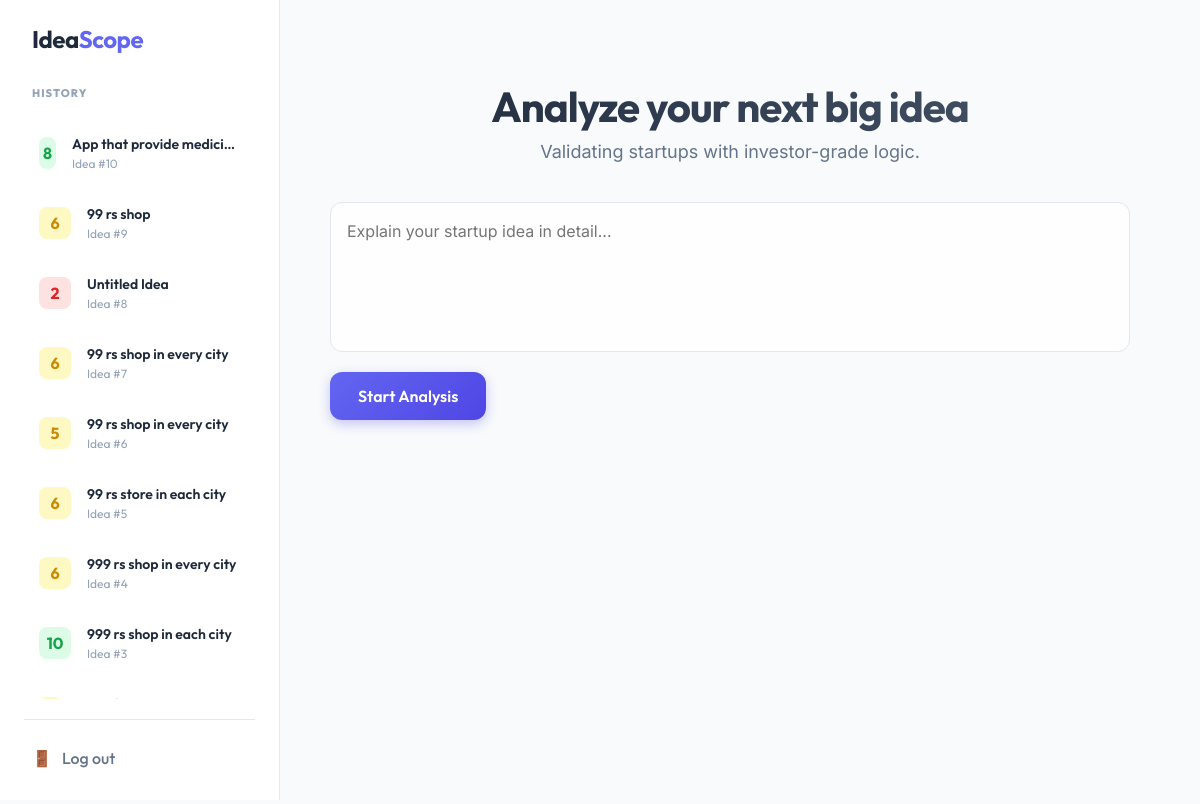
The page /dashboard (signed in) on the database its author committed.
### models.py (models this page shows)
class Idea(db.Model):
    id = db.Column(db.Integer, primary_key=True)
    title = db.Column(db.String(200))
    content = db.Column(db.Text)
    analysis = db.Column(db.Text)
    score = db.Column(db.Integer)
    user_id = db.Column(db.Integer, db.ForeignKey("user.id"))

### app.py (the view)
@app.route("/dashboard")
@login_required
def dashboard():
    history = Idea.query.filter_by(user_id=current_user.id).order_by(Idea.id.desc()).all()
    return render_template("index.html", history=history)

### app.py (called while the page is built)
@login_manager.user_loader
def load_user(user_id):
    return db.session.get(User, int(user_id))

### templates/index.html (shortened to what this page needs)
<!DOCTYPE html>
<html>
<head>
    <link rel="stylesheet" href="/static/style.css">
</head>
<body>
    <div class="dashboard-layout">
        <div class="sidebar">
            <div class="sidebar-header">
                <div class="brand">Idea<span class="accent">Scope</span></div>
            </div>
            <div class="history-label">HISTORY</div>
            <div class="history-list">
                {% for item in history %}
                <div class="history-item" onclick="loadHistory('{{ item.id }}')">
                    <div
                        class="history-score {% if item.score is not none and item.score >= 8 %}score-high{% elif item.score is not none and item.score >= 5 %}score-mid{% else %}score-low{% endif %}">
                        {{ item.score if item.score is not none else '?' }}
                    </div>
                    <div class="history-info">
                        <div class="history-title">{{ item.title or 'Untitled Idea' }}</div>
                        <div class="history-date">Idea #{{ item.id }}</div>
                    </div>
                </div>
                {% else %}
                <div style="padding: 20px; color: #94a3b8; font-size: 14px; text-align: center;">No history yet.</div>
                {% endfor %}
            </div>
            <div class="sidebar-footer">
                <a href="/logout" class="logout-btn">
                    <span>🚪</span> Log out
                </a>
            </div>
        </div>
        <div class="app main-content">
            <h1>Analyze your next big idea</h1>
            <p class="sub">Validating startups with investor-grade logic.</p>
            <div id="panel">
                <textarea id="idea" placeholder="Explain your startup idea in detail..."></textarea>
                <button id="startBtn" onclick="start()"><span>Start Analysis</span></button>
            </div>
        </div>
    </div>
</body>
</html>

### static/style.css (style rules this page uses)
:root { --primary: #6366f1; --primary-dark: #4f46e5; --primary-light: #818cf8; --accent: #ec4899; --bg-dark: #0f172a; --bg-card: rgba(255, 255, 255, 0.8); --text-main: #1e293b; --text-muted: #64748b; --glass-border: rgba(255, 255, 255, 0.5); --glass-shadow: 0 8px 32px 0 rgba(31, 38, 135, 0.07); }
* { box-sizing: border-box; font-family: 'Outfit', sans-serif; }
body, p, input, textarea { font-family: 'Inter', sans-serif; }
body::before { content: ""; position: fixed; inset: 0; background: radial-gradient(circle at 15% 50%, rgba(99, 102, 241, 0.15), transparent 25%), radial-gradient(circle at 85% 30%, rgba(236, 72, 153, 0.15), transparent 25%); z-index: -1; pointer-events: none; }
body { margin: 0; background: #f8fafc; color: var(--text-main); }
h1, h2, h3, h4, h5, h6 { margin: 0; font-weight: 700; color: var(--text-main); }
a { text-decoration: none; color: var(--primary); transition: color 0.2s; }
.dashboard-layout { min-height: 100vh; display: flex; flex-direction: row; background: #f8fafc; overflow: hidden; padding: 0; }
.sidebar { width: 280px; background: white; border-right: 1px solid #e2e8f0; display: flex; flex-direction: column; height: 100vh; padding: 24px; flex-shrink: 0; }
.sidebar-header { margin-bottom: 32px; padding-left: 8px; }
.brand { font-size: 24px; font-weight: 700; letter-spacing: -0.5px; color: var(--text-main); }
.brand .accent { color: var(--primary); }
.history-label { font-size: 11px; font-weight: 800; color: #94a3b8; letter-spacing: 0.1em; margin-bottom: 20px; text-transform: uppercase; padding-left: 8px; }
.history-list { flex: 1; overflow-y: auto; margin-right: -10px; padding-right: 10px; }
.history-item { display: flex; align-items: center; gap: 16px; padding: 14px; border-radius: 12px; cursor: pointer; transition: all 0.2s; border: 1px solid transparent; margin-bottom: 4px; }
.history-score { font-weight: 700; font-size: 16px; width: 32px; height: 32px; display: flex; align-items: center; justify-content: center; border-radius: 8px; background: #f1f5f9; }
.score-high { color: #16a34a; background: #dcfce7 !important; }
.score-mid { color: #ca8a04; background: #fef9c3 !important; }
.score-low { color: #dc2626; background: #fee2e2 !important; }
.history-info { overflow: hidden; }
.history-title { font-size: 14px; font-weight: 600; color: var(--text-main); white-space: nowrap; overflow: hidden; text-overflow: ellipsis; margin-bottom: 3px; }
.history-date { font-size: 12px; color: #94a3b8; }
.sidebar-footer { margin-top: 20px; padding-top: 20px; border-top: 1px solid #e2e8f0; }
.logout-btn { display: flex; align-items: center; gap: 10px; color: var(--text-muted); font-weight: 500; padding: 8px; border-radius: 8px; }
.main-content { flex: 1; height: 100vh; overflow-y: auto; padding: 40px; position: relative; max-width: none; margin-top: 0; }
.app { width: 100%; border: none; box-shadow: none; background: transparent; border-radius: 0; padding: 20px; }
#panel, h1, .sub { max-width: 800px; margin-left: auto; margin-right: auto; }
input, textarea { width: 100%; padding: 16px; margin-bottom: 16px; border: 1px solid #e2e8f0; border-radius: 12px; background: rgba(255, 255, 255, 0.9); font-size: 16px; color: var(--text-main); transition: all 0.2s; outline: none; }
textarea { resize: none; min-height: 150px; line-height: 1.6; }
button { background: linear-gradient(135deg, var(--primary) 0%, var(--primary-dark) 100%); color: white; border: none; padding: 14px 28px; border-radius: 12px; font-size: 16px; font-weight: 600; cursor: pointer; transition: transform 0.2s, box-shadow 0.2s; box-shadow: 0 4px 12px rgba(79, 70, 229, 0.3); }
.app { width: 100%; max-width: 900px; margin-top: 60px; }
.sub { color: var(--text-muted); font-size: 18px; margin-top: 8px; margin-bottom: 40px; text-align: center; }
.app h1 { text-align: center; font-size: 42px; letter-spacing: -1px; background: linear-gradient(to right, #1e293b, #475569); -webkit-background-clip: text; -webkit-text-fill-color: transparent; }

### rows shown on the page
Idea: score "8", title "App that provide medici…", id "10"
Idea: score "6", title "99 rs shop", id "9"
Idea: score "2", title "Untitled Idea", id "8"
Idea: score "6", title "99 rs shop in every city", id "7"
Idea: score "5", title "99 rs shop in every city", id "6"
Idea: score "6", title "99 rs store in each city", id "5"
Idea: score "6", title "999 rs shop in every city", id "4"
Idea: score "10", title "999 rs shop in each city", id "3"
